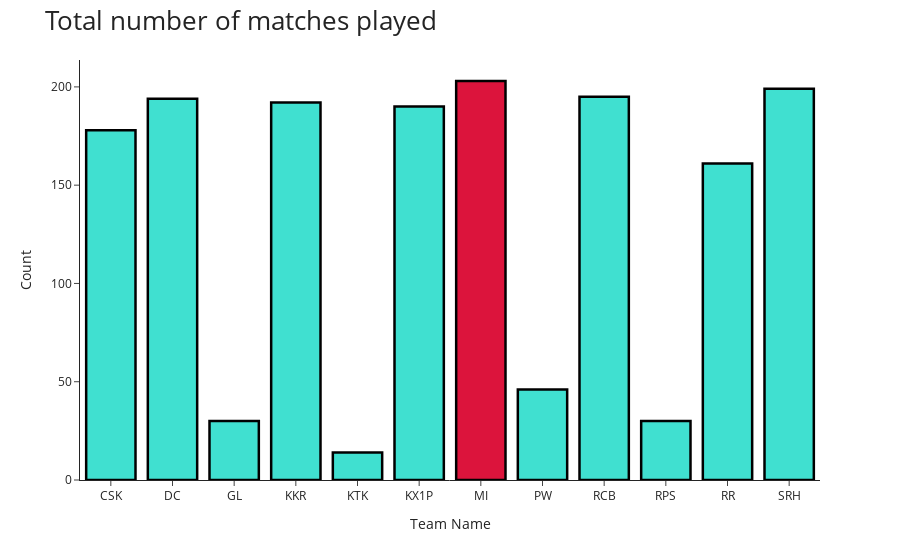

The notebook cell saved with this chart:
### Markdown cell above
### Most number of Matches Played

### Code cell
team1 = matches['team1'].value_counts().sort_index()
team2 = matches['team2'].value_counts().sort_index()
print(team1,team2)
total_matches = team1.values + team2.values
teams = team1.index
colors = ['turquoise',] * 15
colors[6] = 'crimson'
fig=px.bar(x=teams,y=total_matches,labels=dict(x="Team Name",y="Count"),)
fig.update_layout(title="Total number of matches played",
                  titlefont={'size': 26},template='simple_white'     
                  )
fig.update_traces(marker_line_color='black',
                  marker_line_width=2.5, opacity=1,marker_color=colors)
fig.show()

### Figure 1 — Plotly figure (JSON) as saved in the notebook; plotly's stock layout.template omitted (floating-point values rounded to 4 significant figures)
{"data": [{"alignmentgroup": "True", "hovertemplate": "Team Name=%{x}<br>Count=%{y}<extra></extra>", "legendgroup": "", "marker": {"color": ["turquoise", "turquoise", "turquoise", "turquoise", "turquoise", "turquoise", "crimson", "turquoise", "turquoise", "turquoise", "turquoise", "turquoise", "turquoise", "turquoise", "turquoise"], "line": {"color": "black", "width": 2.5}, "pattern": {"shape": ""}}, "name": "", "offsetgroup": "", "opacity": 1, "orientation": "v", "showlegend": false, "textposition": "auto", "type": "bar", "x": ["CSK", "DC", "GL", "KKR", "KTK", "KX1P", "MI", "PW", "RCB", "RPS", "RR", "SRH"], "xaxis": "x", "y": [178, 194, 30, 192, 14, 190, 203, 46, 195, 30, 161, 199], "yaxis": "y"}], "layout": {"autosize": true, "barmode": "relative", "legend": {"tracegroupgap": 0}, "margin": {"t": 60}, "title": {"font": {"size": 26}, "text": "Total number of matches played"}, "xaxis": {"anchor": "y", "autorange": true, "domain": [0, 1], "range": [-0.5, 11.5], "title": {"text": "Team Name"}, "type": "category"}, "yaxis": {"anchor": "x", "autorange": true, "domain": [0, 1], "range": [0, 213.7], "title": {"text": "Count"}, "type": "linear"}}}
